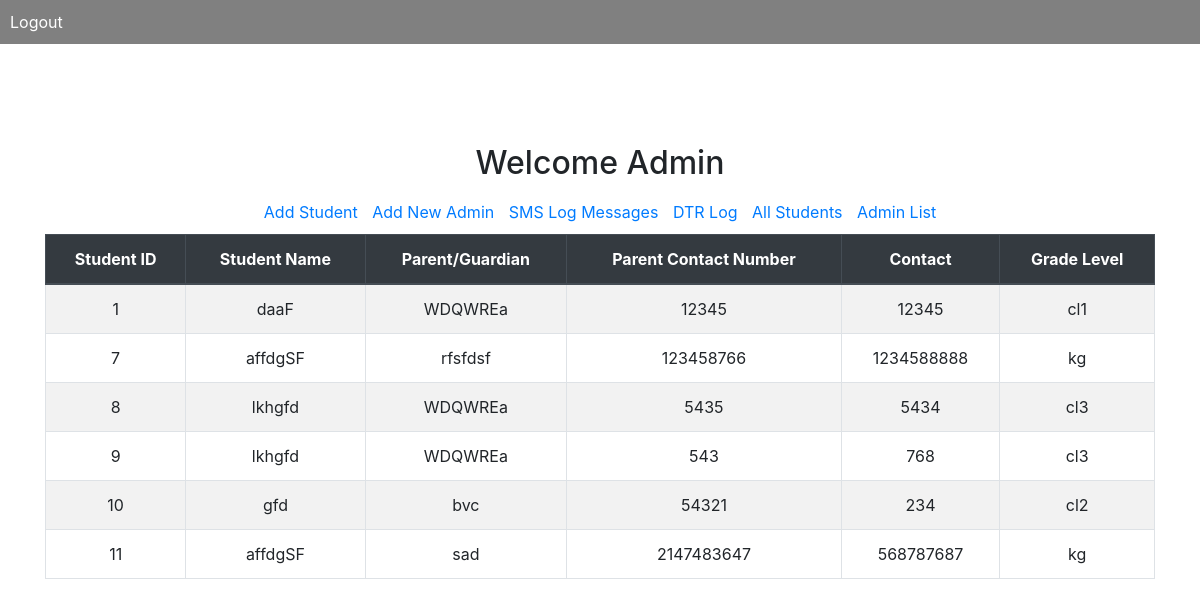
/admin/student_page.php (signed in), run on the app's committed database.
### tables this page shows
CREATE TABLE `student` (
  `StudentID` int(255) NOT NULL,
  `StudentName` varchar(255) NOT NULL,
  `Guardian` varchar(255) NOT NULL,
  `StudentContact` int(255) NOT NULL,
  `GuardianContact` int(255) NOT NULL,
  `GradeLevel` varchar(255) NOT NULL
);

### admin/student_page.php (the view, shortened to what this page needs)
<!DOCTYPE html>
<html lang="en">
<head>
  <?php include('includes/head.php'); ?>
</head>
<body>
   <header>
     <?php
        include('includes/nav.php');
      ?>
   </header>
   <section>
     <div class="admin_homepage">
       <h2>Welcome Admin</h2>
       <?php
          include('includes/task.php');
       ?>
       <div class="container">
       <table class="table table-striped table-hover table-bordered">
         <thead class="thead-dark">
            <tr>
              <th>Student ID</th>
              <th>Student Name</th>
              <th>Parent/Guardian</th>
              <th>Parent Contact Number</th>
              <th>Contact</th>
              <th>Grade Level</th>
            </tr>
         </thead>
         <tbody>
           <?php
             include 'database.php';
             $query = "select * from student";
             $result = mysqli_query($connection, $query);
             if(mysqli_num_rows($result) > 0){
             while($row = mysqli_fetch_array($result) ){
        echo  "<tr>";
        echo     "<td>".$row["StudentID"]."</td>";
        echo     "<td>".$row["StudentName"]."</td>";
        echo     "<td>".$row["Guardian"]."</td>";
        echo     "<td>".$row["GuardianContact"]."</td>";
        echo     "<td>".$row["StudentContact"]."</td>";
        echo     "<td>".$row["GradeLevel"]."</td>";
        echo   "</tr>";
             }
           }
           ?>
       </div>
     </div>
   </section>
</body>
</html>

### assets/css/style.css (style rules this page uses)
* { margin: 0; padding: 0; -webkit-box-sizing: border-box; box-sizing: border-box; }
section { position: relative; }
.admin_homepage { text-align: center; position: absolute; top:0; left: 50%; transform: translate(-50%, 25%); width: 100%; height: 50vh; }

### data on the page
student: StudentID "1", StudentName "daaF", Guardian "WDQWREa", GuardianContact "12345", StudentContact "12345", GradeLevel "cl1"
student: StudentID "7", StudentName "affdgSF", Guardian "rfsfdsf", GuardianContact "123458766", StudentContact "1234588888", GradeLevel "kg"
student: StudentID "8", StudentName "lkhgfd", Guardian "WDQWREa", GuardianContact "5435", StudentContact "5434", GradeLevel "cl3"
student: StudentID "9", StudentName "lkhgfd", Guardian "WDQWREa", GuardianContact "543", StudentContact "768", GradeLevel "cl3"
student: StudentID "10", StudentName "gfd", Guardian "bvc", GuardianContact "54321", StudentContact "234", GradeLevel "cl2"
student: StudentID "11", StudentName "affdgSF", Guardian "sad", GuardianContact "2147483647", StudentContact "568787687", GradeLevel "kg"
